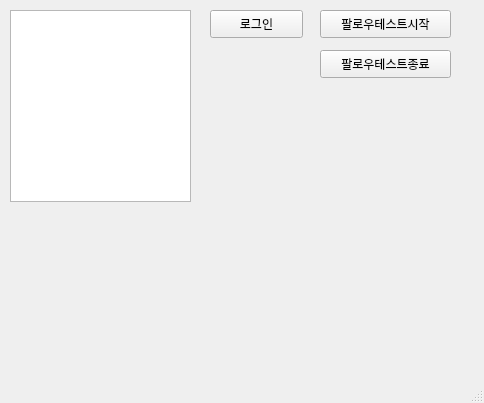
<?xml version="1.0" encoding="UTF-8"?>
<ui version="4.0">
 <class>MainWindow</class>
 <widget class="QMainWindow" name="MainWindow">
  <property name="geometry">
   <rect>
    <x>0</x>
    <y>0</y>
    <width>484</width>
    <height>403</height>
   </rect>
  </property>
  <property name="windowTitle">
   <string>MainWindow</string>
  </property>
  <widget class="QWidget" name="centralwidget">
   <widget class="QPushButton" name="loginButton">
    <property name="geometry">
     <rect>
      <x>210</x>
      <y>10</y>
      <width>93</width>
      <height>28</height>
     </rect>
    </property>
    <property name="text">
     <string>로그인</string>
    </property>
   </widget>
   <widget class="QListView" name="userlistView">
    <property name="geometry">
     <rect>
      <x>10</x>
      <y>10</y>
      <width>181</width>
      <height>192</height>
     </rect>
    </property>
   </widget>
   <widget class="QPushButton" name="teststart">
    <property name="geometry">
     <rect>
      <x>320</x>
      <y>10</y>
      <width>131</width>
      <height>28</height>
     </rect>
    </property>
    <property name="text">
     <string>팔로우테스트시작</string>
    </property>
   </widget>
   <widget class="QPushButton" name="teststop">
    <property name="geometry">
     <rect>
      <x>320</x>
      <y>50</y>
      <width>131</width>
      <height>28</height>
     </rect>
    </property>
    <property name="text">
     <string>팔로우테스트종료</string>
    </property>
   </widget>
  </widget>
  <widget class="QMenuBar" name="menubar">
   <property name="geometry">
    <rect>
     <x>0</x>
     <y>0</y>
     <width>484</width>
     <height>26</height>
    </rect>
   </property>
  </widget>
  <widget class="QStatusBar" name="statusbar"/>
 </widget>
 <resources/>
 <connections/>
</ui>
